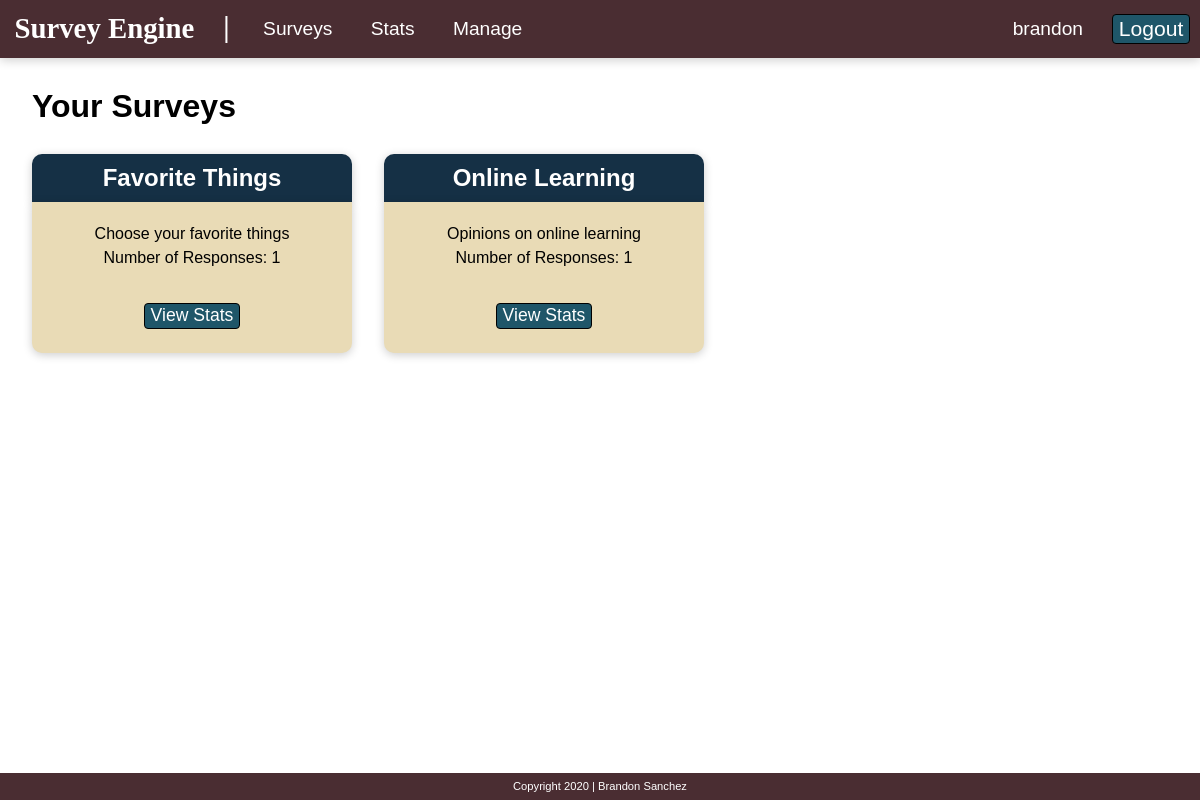
The page /stats.php (signed in) on the database its author committed.
### tables this page shows
CREATE TABLE `bsanchez_se_surveys` (
  `survey_id` int(11) NOT NULL AUTO_INCREMENT,
  `user_id` int(11) NOT NULL,
  `name` varchar(45) NOT NULL,
  `description` varchar(45) NOT NULL,
  `img_dest` varchar(100) NOT NULL,
  `num_responses` int(11) NOT NULL DEFAULT 0,
  PRIMARY KEY (`survey_id`)
);

### stats.php (the view, shortened to what this page needs)
<?php
    require 'header.php';
?>
<main>
    <h1>Your Surveys</h1>
    <div id="container">
        <?php
            include_once 'includes/dbh_inc.php';
            $sql = 'SELECT * FROM bsanchez_se_surveys WHERE user_id=?;';
            $statement = mysqli_stmt_init($conn);
            if(!mysqli_stmt_prepare($statement, $sql)) {
                echo "Failed sql";
            }
            else {
                mysqli_stmt_bind_param($statement, 'i', $_SESSION['user_id']);
                mysqli_stmt_execute($statement);
                $result = mysqli_stmt_get_result($statement);
                while($row = mysqli_fetch_assoc($result)) {
                    echo '<div class="store_card" id="store_'.$row['survey_id'].'">
                    <h2>'.$row['name'].'</h2>
                    <div class="bottom_card">
                        <p class="manage_descr">'.$row['description'].'</p>
                        <p> Number of Responses: '.$row['num_responses'].'</p>
                        <form method="POST" action="viewstats.php">
                        <button class="add_item button" type="submit" name="view_stats" value='.$row['survey_id'].'>View Stats</button>
                        </form>
                    </div>
                    </div>';
                }
            }
        ?>
    </div>
</main>
<?php
    require 'footer.php';
?>

### CSS/footer.css (style rules this page uses)
body { font-family: Helvetica; position: relative; min-height: 100vh; }

### CSS/main.css (style rules this page uses)
main h2 { font-size: 1.5em; padding: 0.5em; background-color: #153045; border-top-left-radius: 10px; border-top-right-radius: 10px; color: white; box-shadow: 0 2px 10px rgba(0, 0, 0, 0.2); text-align: center; }
main h1 { font-size: 2em; padding: 1em 0em 0em 0em; margin-left: 1em; margin-bottom: 1em; }
main .store_card { width: 20em; margin: 0em 0em 0em 2em; }
main .bottom_card { background-color: #E9DBB6; justify-content: center; padding: 1.5em 2em; overflow: auto; border-bottom-left-radius: 10px; border-bottom-right-radius: 10px; box-shadow: 0 2px 10px rgba(0, 0, 0, 0.2); text-align: center; margin-bottom: 3em; }
main #container { display: flex; flex-wrap: wrap; justify-content: center; }
main .button { font-family: Helvetica; margin-top: 1.5em; font-size: 1.1em; border-radius: 4px; border: solid black 1px; background-color: #1F5669; color: #fff; padding-top: .1em; padding-bottom: .1em; cursor: pointer; }
main .manage_descr { margin-bottom: .5em; }
main .add_item { margin-top: 2.1em; }
@media only screen and (min-width: 700px) { main #container { justify-content: flex-start; } }
@media only screen and (min-width: 700px) { main h1 { text-align: left; } }

### rows shown on the page
bsanchez_se_surveys: name "Favorite Things", description "Choose your favorite things", num_responses "1", $row['survey_id'] 9 (drawn)
bsanchez_se_surveys: name "Online Learning", description "Opinions on online learning", num_responses "1", $row['survey_id'] 11 (drawn)

### other values the page prints
$_SESSION['username'] "brandon"
